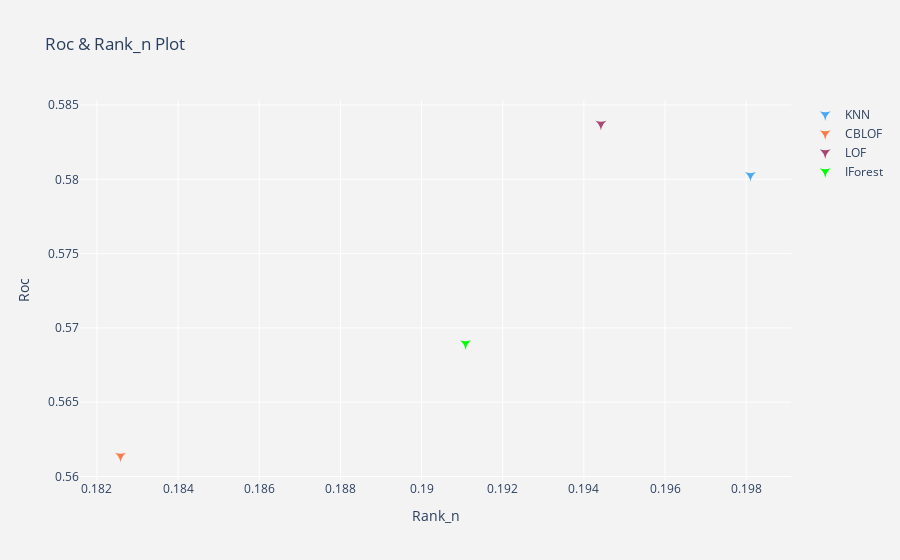

Source (notebook cell):
### Markdown cell above
下面我们通过ROC均值，Rank_n均值以及算法运行时间来对上述不同算法进行比较：

### Code cell
# roc 和 rank_n值散点图
Roc_ = np.array(wine_roc_mean)
Rank_n = np.array(wine_rank_n_mean)
trace1 = go.Scatter(x = [Rank_n[0]], y = [Roc_[0]], mode = "markers", name = "KNN",
                    marker = dict(color='rgba(28, 149, 249, 0.8)', size=8, symbol=20),
                    text="KNN")
trace2 = go.Scatter( x = [Rank_n[1]], y = [Roc_[1]], mode = "markers", name = "CBLOF",
                    marker = dict(color='rgba(249, 94, 28, 0.8)', size=8, symbol=20),
                    text="CBLOF")
trace3 = go.Scatter(x = [Rank_n[2]], y = [Roc_[2]], mode = "markers", name = "LOF",
                    marker = dict(color='rgba(150, 26, 80, 0.8)', size=8, symbol=20),
                    text= "LOF")
trace4 = go.Scatter(x = [Rank_n[3]], y = [Roc_[3]], mode = "markers", name = "IForest",
                    marker = dict(color='lime', size=8, symbol=20),
                    text = "IForest")                 

data = [trace1, trace2, trace3, trace4]
layout = dict(title = 'Roc & Rank_n Plot',
              xaxis = dict(title='Rank_n', ticklen=5, zeroline=False, zerolinewidth=1, gridcolor="white"),
              yaxis = dict(title='Roc', ticklen= 5, zeroline= False, zerolinewidth=1, gridcolor="white",),
              paper_bgcolor='rgb(243, 243, 243)',
              plot_bgcolor='rgb(243, 243, 243)',
             )
fig = dict(data=data, layout=layout)
iplot(fig)

### Figure 1 — Plotly figure (JSON) as saved in the notebook; plotly's stock layout.template omitted (floating-point values rounded to 4 significant figures)
{"data": [{"marker": {"color": "rgba(28, 149, 249, 0.8)", "size": 8, "symbol": 20}, "mode": "markers", "name": "KNN", "text": "KNN", "type": "scatter", "x": [0.1981], "y": [0.5803]}, {"marker": {"color": "rgba(249, 94, 28, 0.8)", "size": 8, "symbol": 20}, "mode": "markers", "name": "CBLOF", "text": "CBLOF", "type": "scatter", "x": [0.1826], "y": [0.5614]}, {"marker": {"color": "rgba(150, 26, 80, 0.8)", "size": 8, "symbol": 20}, "mode": "markers", "name": "LOF", "text": "LOF", "type": "scatter", "x": [0.1944], "y": [0.5837]}, {"marker": {"color": "lime", "size": 8, "symbol": 20}, "mode": "markers", "name": "IForest", "text": "IForest", "type": "scatter", "x": [0.1911], "y": [0.5689]}], "layout": {"paper_bgcolor": "rgb(243, 243, 243)", "plot_bgcolor": "rgb(243, 243, 243)", "title": {"text": "Roc & Rank_n Plot"}, "xaxis": {"gridcolor": "white", "ticklen": 5, "title": {"text": "Rank_n"}, "zeroline": false, "zerolinewidth": 1}, "yaxis": {"gridcolor": "white", "ticklen": 5, "title": {"text": "Roc"}, "zeroline": false, "zerolinewidth": 1}}}
